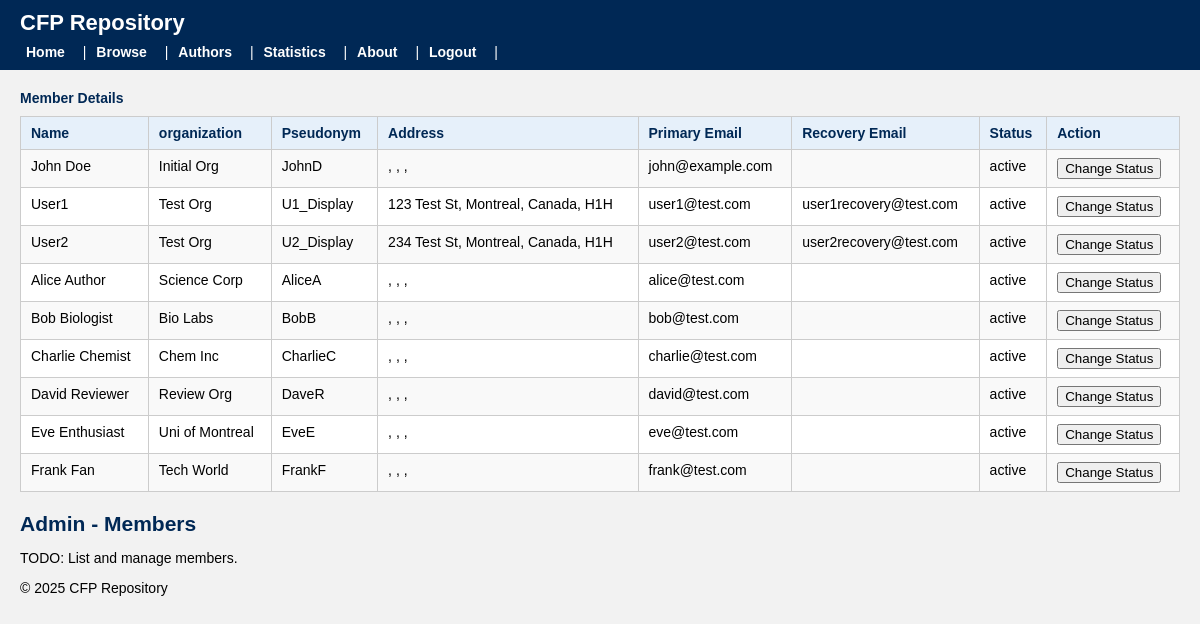
Before: /admin_members.php (signed in) with the older database file.
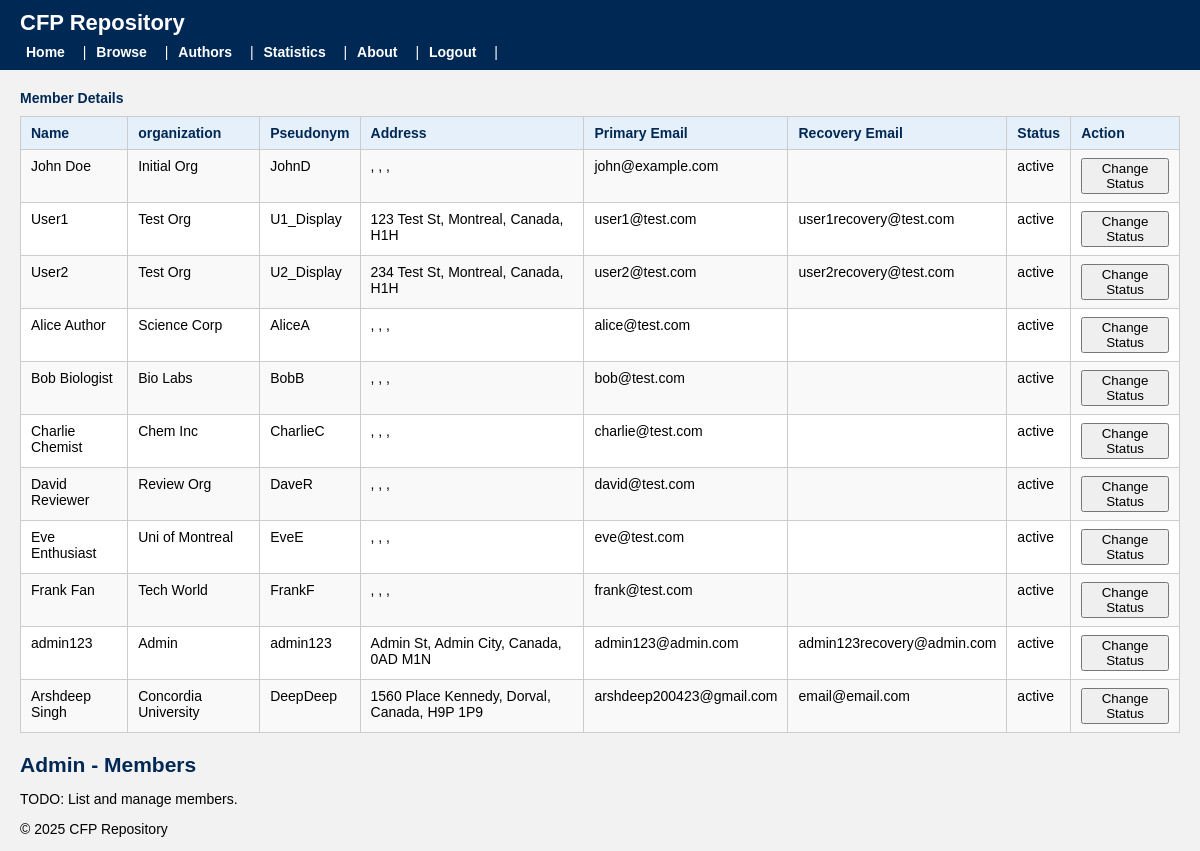
After: the same page with the newer database file.
### tables this page shows
CREATE TABLE `member` (
  `member_id` int(11) NOT NULL,
  `name` varchar(100) NOT NULL,
  `organization` varchar(100) NOT NULL,
  `primary_email` varchar(100) NOT NULL,
  `recovery_email` varchar(100) DEFAULT NULL,
  `password_hash` varchar(255) NOT NULL,
  `pseudonym` varchar(50) NOT NULL,
  `verification_matrix` varchar(255) DEFAULT NULL,
  `matrix_expiry_date` date DEFAULT NULL,
  `join_date` date NOT NULL,
  `status` enum('active','suspended','blacklisted') DEFAULT 'active',
  `download_limit` int(11) DEFAULT NULL,
  `street` varchar(100) DEFAULT NULL,
  `city` varchar(50) DEFAULT NULL,
  `state` varchar(50) DEFAULT NULL,
  `country` varchar(50) DEFAULT NULL,
  `postal_code` varchar(20) DEFAULT NULL,
  `introduced_by` int(11) DEFAULT NULL
);

### admin_members.php (the view, shortened to what this page needs)
<?php
require 'db.php';
include 'header.php';
if (isset($_SESSION['member_id'])) {
    $sql_member_details = "SELECT *
                           FROM member";
    $result_member_details = mysqli_query($conn, $sql_member_details);
    echo '
    <h4>Member Details</h4>
        <table border="1">
            <tr>
                <th>Name</th>
                <th>organization</th>
                <th>Pseudonym</th>
                <th>Address</th>
                <th>Primary Email</th>
                <th>Recovery Email</th>
                <th>Status</th>
                <th>Action</th>
            </tr>
    ';
    while ($row = mysqli_fetch_assoc($result_member_details)) {
        echo '
            <tr>
                <td>' . htmlspecialchars($row['name']) . '</td>
                <td>' . htmlspecialchars($row['organization']) . '</td>
                <td>' . htmlspecialchars($row['pseudonym']) . '</td>
                <td>' .
                    htmlspecialchars($row['street']) . ', ' .
                    htmlspecialchars($row['city']) . ', ' .
                    htmlspecialchars($row['country']) . ', ' .
                    htmlspecialchars($row['postal_code']) .
                '</td>
                <td>' . htmlspecialchars($row['primary_email']) . '</td>
                <td>' . htmlspecialchars($row['recovery_email']) . '</td>
                <td>' . htmlspecialchars($row['status']) . '</td>
                <td><button>Change Status</button></td>
            </tr>';
    }
    echo '</table>';
} else {
    header("Location: login.php");
}
?>
<h2>Admin - Members</h2>
<p>TODO: List and manage members.</p>
<?php include 'footer.php'; ?>

### header.php (shortened to what this page needs)
<?php
$is_logged_in = !empty($_SESSION['member_id']);
$is_author = !empty($_SESSION['orcid']);
$is_admin = (!empty($_SESSION['is_admin']) && $_SESSION['is_admin'] === true)
                || !empty($_SESSION['admin_id']);
$is_matrix_verified = (!empty($_SESSION['matrix_verified']) && $_SESSION['matrix_verified'] === true);
$is_fully_logged_in = ($is_logged_in && $is_matrix_verified);
$has_unread = !empty($_SESSION['has_unread']);
$unread_count = isset($_SESSION['unread_count']) ? (int)$_SESSION['unread_count'] : 0;
if ($unread_count <= 0) {
    $has_unread = false;
}
?>
<!DOCTYPE html>
<html lang="en">
<head>
    <link rel="stylesheet" href="css/style.css">
</head>
<body>
    <header>
        <h1>CFP Repository</h1>
        <nav>
            <a href="index.php">Home</a> |
            <a href="browse.php">Browse</a> |
            <a href="authors.php">Authors</a> |
            <a href="statistics.php">Statistics</a> |
            <a href="about.php">About</a> |
            <?php if ($is_fully_logged_in): ?>
                <a href="committees.php">Committees</a> |
                <a href="messages_inbox.php">
                    Inbox<?php if ($has_unread) { echo ' (NEW)'; } ?>
                </a> |
                <?php if ($is_author): ?>
                    <a href="author_dashboard.php">Author Dashboard</a> |
                <?php endif; ?>
                <?php if ($is_admin): ?>
                    <a href="admin_dashboard.php">Admin Dashboard</a> |
                <?php endif; ?>
                <a href="my_account.php">My Account</a> |
                <a href="logout.php">Logout</a> |
            <?php elseif ($is_logged_in): ?>
                <a href="logout.php">Logout</a> |
            <?php else: ?>
                <a href="login.php">Login</a> |
                <a href="signup.php">Sign Up</a> |
            <?php endif; ?>
        </nav>
    </header>
    <main>

### footer.php
</main>
    <footer>
        <p>&copy; <?php echo date('Y'); ?> CFP Repository</p>
    </footer>
</body>
</html>

### css/style.css (style rules this page uses)
:root { --primary: #002855; --secondary: #f2f2f2; --accent: #005fa3; --danger: #b30000; }
body { font-family: Arial, Helvetica, sans-serif; font-size: 14px; margin: 0; padding: 0 20px; background-color: var(--secondary); }
h2, h3, h4 { margin-top: 20px; margin-bottom: 10px; color: var(--primary); }
table { border-collapse: collapse; width: 100%; margin: 10px 0 20px 0; background-color: #ffffff; }
th, td { border: 1px solid #cccccc; padding: 8px 10px; text-align: left; vertical-align: top; }
th { background-color: #e6f0fa; font-weight: bold; color: var(--primary); }
tr:nth-child(even) { background-color: #f9f9f9; }
a { color: var(--accent); text-decoration: none; }
header { background-color: var(--primary); color: #ffffff; padding: 10px 20px; margin: 0 -20px 20px -20px; }
header h1 { margin: 0 0 8px 0; font-size: 22px; }
header nav { font-size: 14px; }
header nav a { color: #ffffff; font-weight: bold; margin-right: 8px; padding: 4px 6px; border-radius: 3px; }

Changed rows visible on the page:
added member: name "admin123", organization "Admin", pseudonym "admin123", street "Admin St", city "Admin City", country "Canada", postal_code "0AD M1N", primary_email "admin123@admin.com", recovery_email "admin123recovery@admin.com", status "active"
added member: name "Arshdeep Singh", organization "Concordia University", pseudonym "DeepDeep", street "1560 Place Kennedy", city "Dorval", country "Canada", postal_code "H9P 1P9", primary_email "arshdeep200423@gmail.com", recovery_email "email@email.com", status "active"
